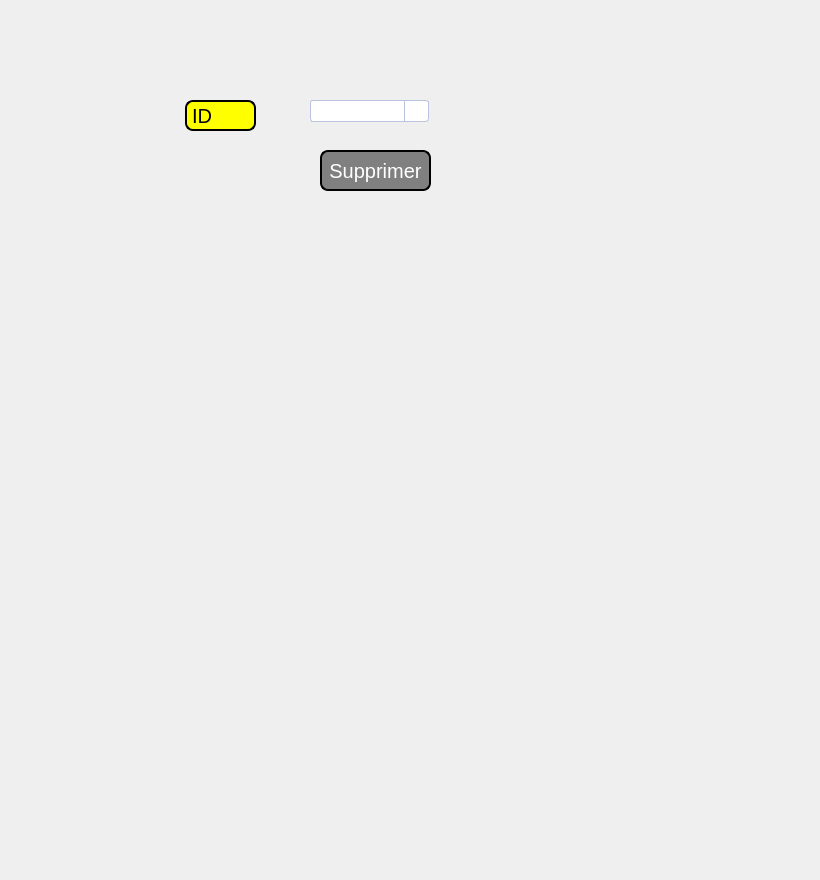
   <widget class="QWidget" name="tab_3">
    <attribute name="title">
     <string>Supprimer un employe</string>
    </attribute>
    <widget class="QLabel" name="label_11">
     <property name="geometry">
      <rect>
       <x>185</x>
       <y>100</y>
       <width>71</width>
       <height>31</height>
      </rect>
     </property>
     <property name="styleSheet">
      <string notr="true">QLabel {
color: #000000;
background:#FFFF00;
border: none;
font-size:20px;
font-family:Arial, Helvetica, sans-serif;
border: 2px solid ;
border-radius: 8px;
}
QPushButton:hover {
color:#fff;
background-color: rgb(0, 0, 127);
border: none;
}</string>
     </property>
     <property name="text">
      <string>ID</string>
     </property>
    </widget>
    <widget class="QPushButton" name="pushButton">
     <property name="geometry">
      <rect>
       <x>320</x>
       <y>150</y>
       <width>111</width>
       <height>41</height>
      </rect>
     </property>
     <property name="styleSheet">
      <string notr="true">QPushButton
{
border: 2px solid ;
border-radius: 8px;
color: rgb(255,255,255);
background-color: rgba(128,128,128);
font-size:20px;
}
QPushButton:hover
{
color: rgb(255,255,255);
background-color: rgb(169,169,169);
}</string>
     </property>
     <property name="text">
      <string>Supprimer</string>
     </property>
    </widget>
    <widget class="QLabel" name="label_25">
     <property name="geometry">
      <rect>
       <x>35</x>
       <y>25</y>
       <width>701</width>
       <height>441</height>
      </rect>
     </property>
     <property name="text">
      <string/>
     </property>
     <property name="pixmap">
      <pixmap>../257574892_749156223152588_711608511979727183_n (1).png</pixmap>
     </property>
    </widget>
    <widget class="QComboBox" name="Box_supprimer">
     <property name="geometry">
      <rect>
       <x>310</x>
       <y>100</y>
       <width>119</width>
       <height>22</height>
      </rect>
     </property>
     <property name="styleSheet">
      <string notr="true">QComboBox {
     border: 1px solid #bac4e0;
     border-radius: 3px;
     padding: 1px 18px 1px 3px;
     min-width: 6em;
 }
 
 QComboBox:editable {
     background: #bac4e0;
 }
 
 QComboBox:!editable, QComboBox::drop-down:editable {
      background: qlineargradient(x1: 0, y1: 0, x2: 0, y2: 1,
                                   stop: 0 #d5ddf7, stop: 1 #b0c2f7);
 }
 
 QComboBox::drop-down {
     subcontrol-origin: padding;
     subcontrol-position: top right;
     width: 23px;
 
     border-left-width: 1px;
     border-left-color: #bac4e0;
     border-left-style: solid; /* just a single line */
     border-top-right-radius: 3px; /* same radius as the QComboBox */
     border-bottom-right-radius: 3px;
 }
 
 QComboBox::down-arrow {
     image: url(C:/Users/Administrateur/Downloads/Atelier_Connexion/icon.png);
 }</string>
     </property>
    </widget>
    <widget class="QLabel" name="label_31">
     <property name="geometry">
      <rect>
       <x>-20</x>
       <y>-390</y>
       <width>811</width>
       <height>871</height>
      </rect>
     </property>
     <property name="text">
      <string/>
     </property>
     <property name="pixmap">
      <pixmap>D:/projet c++/o.g/wp4390814.jpg</pixmap>
     </property>
    </widget>
    <zorder>label_31</zorder>
    <zorder>label_25</zorder>
    <zorder>label_11</zorder>
    <zorder>pushButton</zorder>
    <zorder>Box_supprimer</zorder>
   </widget>
